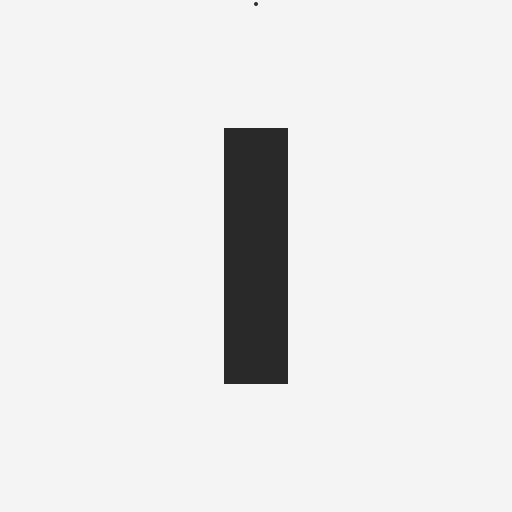
Frame 1 (no input)
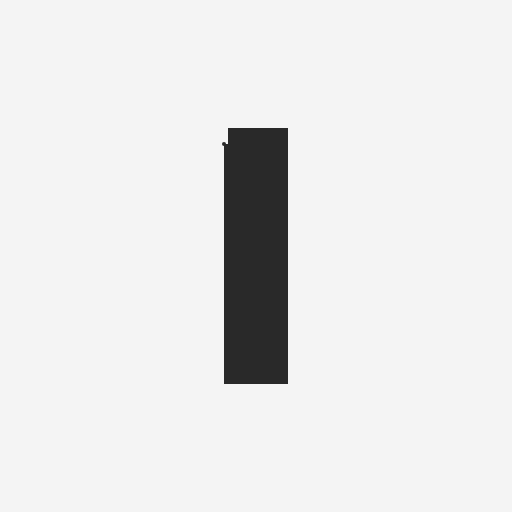
Frame 60 (no input)
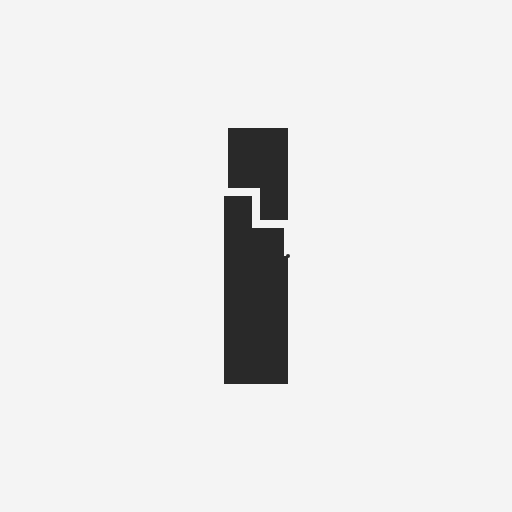
Frame 120 (the mouse pressed at the canvas centre since frame 60)

The p5.js sketch that drew these frames (run headless with seeded random() and noise() and a simulated clock; from frame 60 on, the mouse is pressed at the canvas centre):

// p5.js sketch
// ── sketch.js
let current, direction, points

function setup () {
  createCanvas(512, 512)

  points = [
    { x: 0, y: 0 }
  ]
  current = {
    x: 0,
    y: 0
  }
  direction = HALF_PI
}

function draw () {
  background(244)

  current.x += cos(direction) * 4
  current.y += sin(direction) * 4

  if (frameCount % (height / 64) === 0) {
    points.push({ ...current })
    if (current.x > 64 / 2) {
      direction = PI
    } else if (current.x < -64 / 2) {
      direction = 0
    } else if (direction === HALF_PI) {
      direction = random([0, HALF_PI, PI])
    } else {
      direction = HALF_PI
    }
  }

  if (current.y > height) {
    points = [{ x: 0, y: 0 }]
    current = { x: 0, y: 0 }
    direction = HALF_PI
  }

  push()
  translate(width / 2, height / 2)
  fill(41)
  noStroke()
  rect(-32, -128, 64, 256)
  pop()

  push()
  translate(width / 2, 0)

  noFill()

  stroke(244)
  strokeWeight(8)
  strokeCap(SQUARE)

  beginShape()
  points.forEach(({ x, y }) => {
    vertex(x, y)
  })
  vertex(current.x, current.y)
  endShape()

  fill(41)
  noStroke()
  circle(current.x, current.y, 4)

  pop()
}
